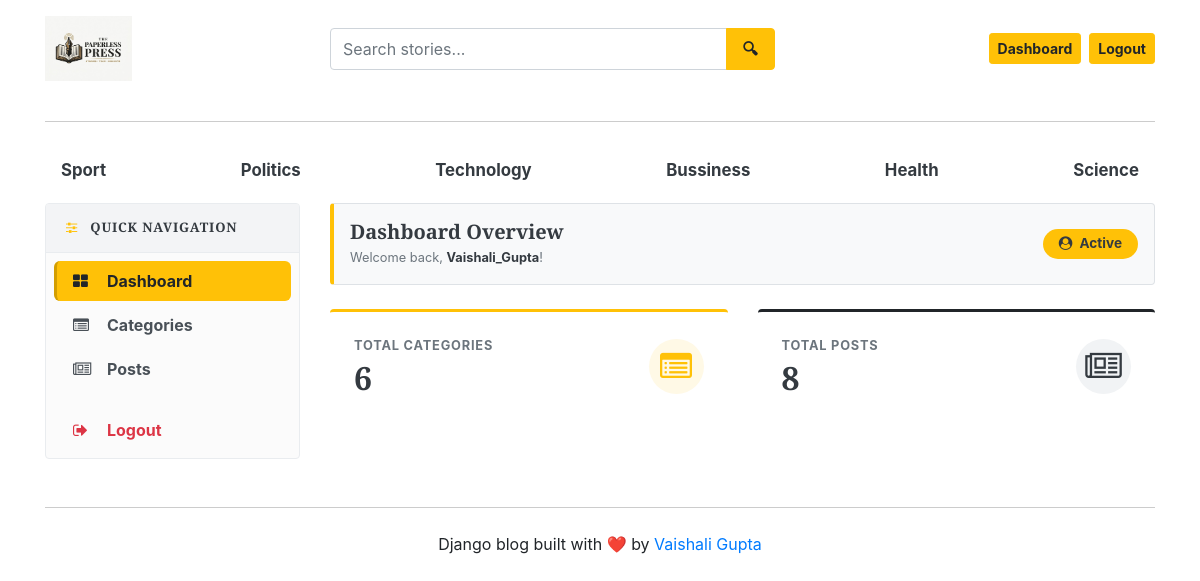
Page /dashboard/ (signed in) on the committed database.
### blogs/models.py (models this page shows, shortened)
class Category(models.Model):
    category_name=models.CharField(max_length=50, unique=True)
    created_at = models.DateTimeField(auto_now_add=True)
    updated_at = models.DateTimeField(auto_now=True)
    class Meta :
        verbose_name_plural= 'categories'

### dashboards/views.py (the view)
# urls.py: path('dashboard/', include('dashboards.urls')),
@login_required(login_url='login')
def dashboard(request):
    category_count=Category.objects.all().count()
    blogs_count=Blog.objects.all().count()
    context={
        'category_count':category_count,
        'blogs_count': blogs_count,
    }
    return render(request,'dashboard/dashboard.html', context)

### blogs/context_processors.py (called while the page is built)
def get_categories(request):
    categories=Category.objects.all()
    return dict(categories=categories)

def get_social_links(request):
    social_links = SocialLink.objects.all()
    about = About.objects.first()  # first entry nikal lega
    return dict(social_links=social_links, about=about)

### templates/dashboard/dashboard.html
{% extends 'base.html' %}
{% block content %}
<div class="row">
    {% include 'dashboard/sidebar.html' %}
    <div class="col-md-9 mb-4">
        <div class="d-flex justify-content-between align-items-center p-3 mb-4 rounded border bg-light shadow-sm" style="border-left: 4px solid #ffc107 !important;">
            <div>
                <h5 class="m-0 font-weight-bold text-dark">Dashboard Overview</h5>
                <small class="text-muted">Welcome back, <span class="font-weight-bold text-dark">{{ user }}</span>!</small>
            </div>
            <span class="badge badge-warning px-3 py-2 text-dark font-weight-bold" style="font-size: 0.85rem; border-radius: 20px;">
                <i class="fa fa-user-circle mr-1"></i> Active
            </span>
        </div>
        <div class="row">
            <div class="col-md-6 mb-3">
                <div class="card border-0 shadow-sm rounded-lg" style="background-color: #ffffff; border-top: 3px solid #ffc107 !important;">
                    <div class="card-body p-4 d-flex align-items-center justify-content-between">
                        <div>
                            <p class="text-muted font-weight-bold text-uppercase mb-1" style="font-size: 0.8rem; letter-spacing: 0.8px;">
                                Total Categories
                            </p>
                            <h2 class="font-weight-bold text-dark mb-0">{{ category_count }}</h2>
                        </div>
                        <div class="d-flex align-items-center justify-content-center rounded-circle" style="width: 55px; height: 55px; background-color: #fff9e6;">
                            <i class="fa fa-list-alt text-warning fa-2x"></i>
                        </div>
                    </div>
                </div>
            </div>
            <div class="col-md-6 mb-3">
                <div class="card border-0 shadow-sm rounded-lg" style="background-color: #ffffff; border-top: 3px solid #212529 !important;">
                    <div class="card-body p-4 d-flex align-items-center justify-content-between">
                        <div>
                            <p class="text-muted font-weight-bold text-uppercase mb-1" style="font-size: 0.8rem; letter-spacing: 0.8px;">
                                Total Posts
                            </p>
                            <h2 class="font-weight-bold text-dark mb-0">{{ blogs_count }}</h2>
                        </div>
                        <div class="d-flex align-items-center justify-content-center rounded-circle" style="width: 55px; height: 55px; background-color: #f1f3f5;">
                            <i class="fa fa-newspaper-o text-dark fa-2x"></i>
                        </div>
                    </div>
                </div>
            </div>
        </div>
    </div>
</div>
{% endblock %}

### templates/base.html (shortened to what this page needs)
{% load static %}
<!DOCTYPE html>
<html lang="en">
<head>
    <link href="https://getbootstrap.com/docs/4.0/dist/css/bootstrap.min.css" rel="stylesheet">
    <link href="{% static 'css/blog.css' %}" rel="stylesheet">
    <link rel="stylesheet" href="https://cdnjs.cloudflare.com/ajax/libs/font-awesome/4.7.0/css/font-awesome.min.css">
</head>
<body>
    <div class="container">
      <header class="blog-header py-3">
        <div class="row align-items-center">
          <div class="col-6 col-md-3">
            <a href="/" class="d-inline-block">
              <img src="{% static 'images/logo.jpeg' %}"
                   alt="The Paperless Press"
                   style="height: 65px; max-width: 100%; object-fit: contain;">
            </a>
          </div>
          <div class="col-6 col-md-4 order-md-3 d-flex justify-content-end align-items-center">
            {% if not user.is_authenticated %}
              <a class="btn btn-sm btn-warning font-weight-bold mr-2 text-nowrap" href="{% url 'login' %}">Login</a>
              <a class="btn btn-sm btn-outline-secondary text-nowrap" href="{% url 'register' %}">Register</a>
            {% else %}
              <a class="btn btn-sm btn-warning font-weight-bold mr-2 text-nowrap" href="{% url 'dashboard' %}">Dashboard</a>
              <a class="btn btn-sm btn-warning font-weight-bold text-nowrap" href="{% url 'logout' %}">Logout</a>
            {% endif %}
          </div>
          <div class="col-12 col-md-5 order-md-2 mt-3 mt-md-0">
            <form action="{% url 'search' %}" method="GET" class="m-0">
              <div class="input-group">
                <input type="text"
                       class="form-control"
                       name="keyword"
                       value="{{ keyword }}"
                       placeholder="Search stories..."
                       style="height: 42px; border-radius: 4px 0 0 4px; border: 1.5px solid #ced4da;">
                <div class="input-group-append">
                  <button class="btn btn-warning"
                          type="submit"
                          style="height: 42px; padding: 0 16px; border-radius: 0 4px 4px 0; font-weight: 600;">
                    🔍︎
                  </button>
                </div>
              </div>
            </form>
          </div>
        </div>
      </header>
      <hr class="my-4" style="border-top: 1px solid #cccccc;">
      <div class="nav-scroller py-1 mb-2">
        <nav class="nav d-flex justify-content-between">
          {% for cat in categories %}
          <a class="px-3 py-2 text-dark font-weight-bold"
            href="{% url 'posts_by_category' cat.id %}"
            style="font-size: 1.05rem; border-radius: 8px; text-decoration: none; transition: background 0.2s ease;"
            onmouseover="this.style.backgroundColor='#e9ecef';"
            onmouseout="this.style.backgroundColor='transparent';">
               {{cat.category_name}}
          </a>
          {% endfor %}
        </nav>
      </div>
{% block content %}
{% endblock %}
<hr class="my-4" style="border-top: 1px solid #cccccc;">
<footer class="blog-footer text-center">
  <p>Django blog built with ❤️ by <a href="#">Vaishali Gupta</a></p>
</footer>
</body>
</html>

### blog_main/static/css/blog.css (style rules this page uses)
h1, h2, h3, h4, h5, h6 { font-family: "Playfair Display", Georgia, "Times New Roman", serif; }

### rows in the picture
Category: category_name "Sport"
Category: category_name "Politics"
Category: category_name "Technology"
Category: category_name "Bussiness"
Category: category_name "Health"
Category: category_name "Science"

### other values in the picture
{{ user }} "Vaishali_Gupta"
{{ category_count }} "6"
{{ blogs_count }} "8"
